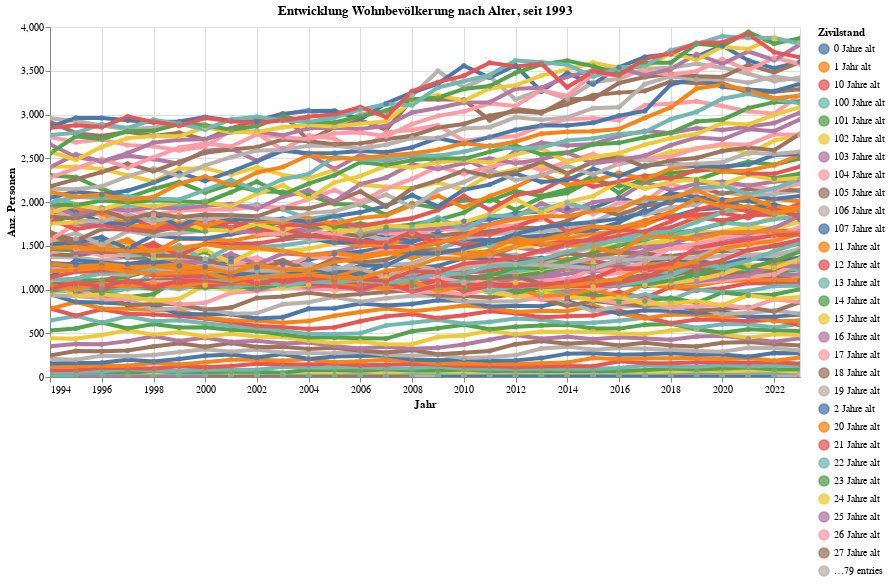

Source (notebook cell):
### Code cell
myTitle="Entwicklung Wohnbevölkerung nach Alter, seit "+str(data2betested.index.year.min())

highlight = alt.selection(type='single', on='mouseover',
                          fields=['ALT_lang'], nearest=True)
#x='date:StichtagDatJahr',
base = alt.Chart(myAgg4.reset_index(), title=myTitle).encode(
    x=alt.X('StichtagDatJahr', axis=alt.Axis(title='Jahr'))# , axis=alt.Axis(format='%', title='percentage')
    , y=alt.X('sum_WBev', axis=alt.Axis(title='Anz. Personen'))
    , color=alt.Color('ALT_lang', legend=alt.Legend(title="Zivilstand", orient="right"))  
    ,tooltip=['StichtagDatJahr', 'ALT_lang','sum_WBev']    
)
points = base.mark_circle().encode(
    opacity=alt.value(0.75)
).add_selection(
    highlight
).properties(
    width=750 , height=350
)
lines = base.mark_line().encode(
    size=alt.condition(~highlight, alt.value(0.5), alt.value(4))
).interactive()

lines + points

### Figure 1 — Vega-Lite specification as saved in the notebook (floating-point values rounded to 4 significant figures; data arrays with more than 128 entries replaced by an {"elided": "..."} marker saying what was removed)
{"config": {"view": {"continuousWidth": 400, "continuousHeight": 300}}, "layer": [{"mark": "line", "encoding": {"color": {"type": "nominal", "field": "ALT_lang", "legend": {"orient": "right", "title": "Zivilstand"}}, "size": {"condition": {"value": 0.5, "selection": {"not": "selector038"}}, "value": 4}, "tooltip": [{"type": "temporal", "field": "StichtagDatJahr"}, {"type": "nominal", "field": "ALT_lang"}, {"type": "quantitative", "field": "sum_WBev"}], "x": {"type": "temporal", "axis": {"title": "Jahr"}, "field": "StichtagDatJahr"}, "y": {"type": "quantitative", "axis": {"title": "Anz. Personen"}, "field": "sum_WBev"}}, "selection": {"selector039": {"type": "interval", "bind": "scales", "encodings": ["x", "y"]}}, "title": "Entwicklung Wohnbevölkerung nach Alter, seit 1993"}, {"mark": "circle", "encoding": {"color": {"type": "nominal", "field": "ALT_lang", "legend": {"orient": "right", "title": "Zivilstand"}}, "opacity": {"value": 0.75}, "tooltip": [{"type": "temporal", "field": "StichtagDatJahr"}, {"type": "nominal", "field": "ALT_lang"}, {"type": "quantitative", "field": "sum_WBev"}], "x": {"type": "temporal", "axis": {"title": "Jahr"}, "field": "StichtagDatJahr"}, "y": {"type": "quantitative", "axis": {"title": "Anz. Personen"}, "field": "sum_WBev"}}, "height": 350, "selection": {"selector038": {"type": "single", "on": "mouseover", "fields": ["ALT_lang"], "nearest": true}}, "title": "Entwicklung Wohnbevölkerung nach Alter, seit 1993", "width": 750}], "data": {"name": "data-27f1c584de18c4b4d6104773fbcdc725"}, "$schema": "https://vega.github.io/schema/vega-lite/v4.8.1.json", "datasets": {"data-27f1c584de18c4b4d6104773fbcdc725": {"elided": "3159 records"}}}
